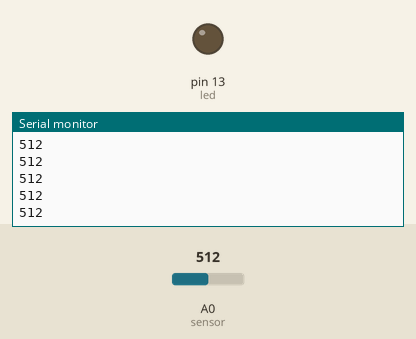
Recording of a sketch running on a simulated Arduino Uno, built with avr-gcc and run on an emulated ATmega328P. On the bench: output pins drawn as LEDs (lit = HIGH), the last lines printed to the serial monitor. The test bench sets the inputs (shaded band); at power-on: A0 (sensor) = 512.

Above: at 1.2 s.
1.3 s: A0 (sensor) set to 700
At 2.4 s:
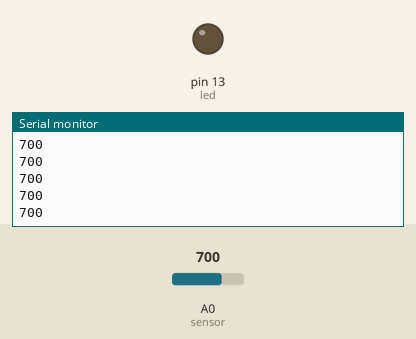
2.8 s: A0 (sensor) set to 722
At 3.5 s:
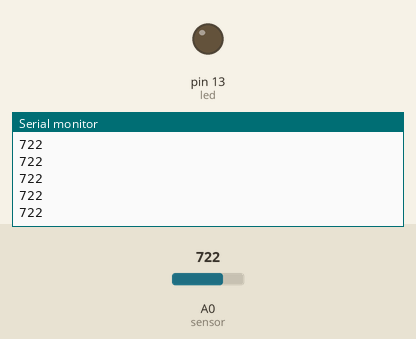
4.3 s: A0 (sensor) set to 529
At 5.3 s:
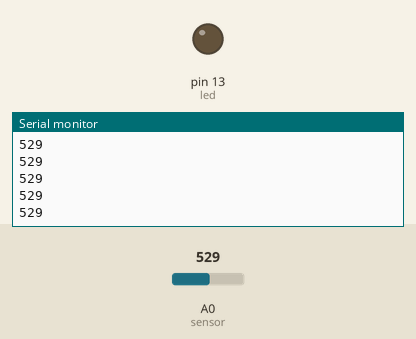
5.8 s: A0 (sensor) set to 510
At 6.9 s:
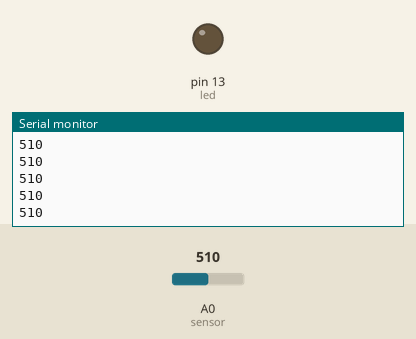
7.3 s: A0 (sensor) set to 325
At 7.8 s:
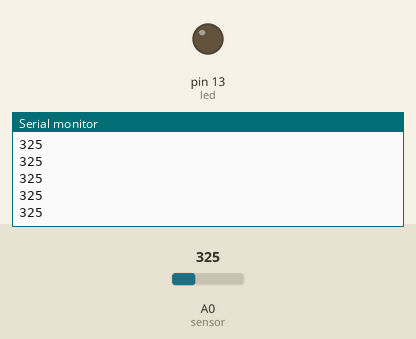
8.8 s: A0 (sensor) set to 295
At 9.4 s:
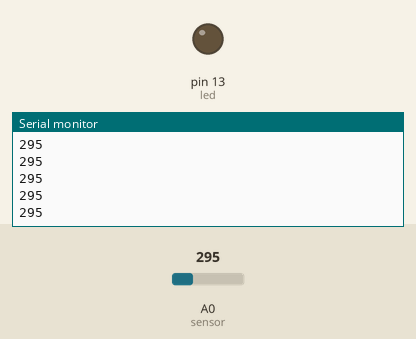
Timing chart, 0 to 11.3 s (numbered marks = the images above; inputs shaded):
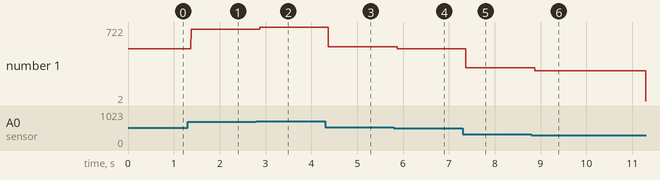

The sketch:

alert_by_laze.ino
```cpp
const int delta = 200;
int a,b;

byte sensor = A0;
byte led = 13;
byte ct = 8;

void setup() {
  Serial.begin(9600);

  pinMode(led, OUTPUT);
  pinMode(ct, INPUT_PULLUP);
  digitalWrite(led, LOW);

  a = analogRead(sensor);

}

void loop() {
  b = analogRead(sensor);
  Serial.println(a);
  Serial.println(b);
  Serial.println();
  Serial.println();
  if (abs(a-b) > delta) {
    while (true) {
      digitalWrite(led, HIGH);
      if (digitalRead(ct) == LOW) break;
    }
  }
  else {
    digitalWrite(led, LOW);
    a = b;
  }
  delay(5);
}
```

Measured:
- after the input at 1.3 s, the serial monitor: prints a new line after 0.07 s (image 1)
- after the input at 2.8 s, the serial monitor: prints a new line after 0.07 s (image 2)
- after the input at 4.3 s, the serial monitor: prints a new line after 0.07 s (image 3)
- after the input at 5.8 s, the serial monitor: prints a new line after 0.07 s (image 4)
- after the input at 7.3 s, the serial monitor: prints a new line after 0.07 s (image 5)
- after the input at 8.8 s, the serial monitor: prints a new line after 0.07 s (image 6)
- plotted number 1: 512 → 700 after the input at 1.3 s, 700 → 722 after the input at 2.8 s, 722 → 529 after the input at 4.3 s, 529 → 510 after the input at 5.8 s, 510 → 325 after the input at 7.3 s
